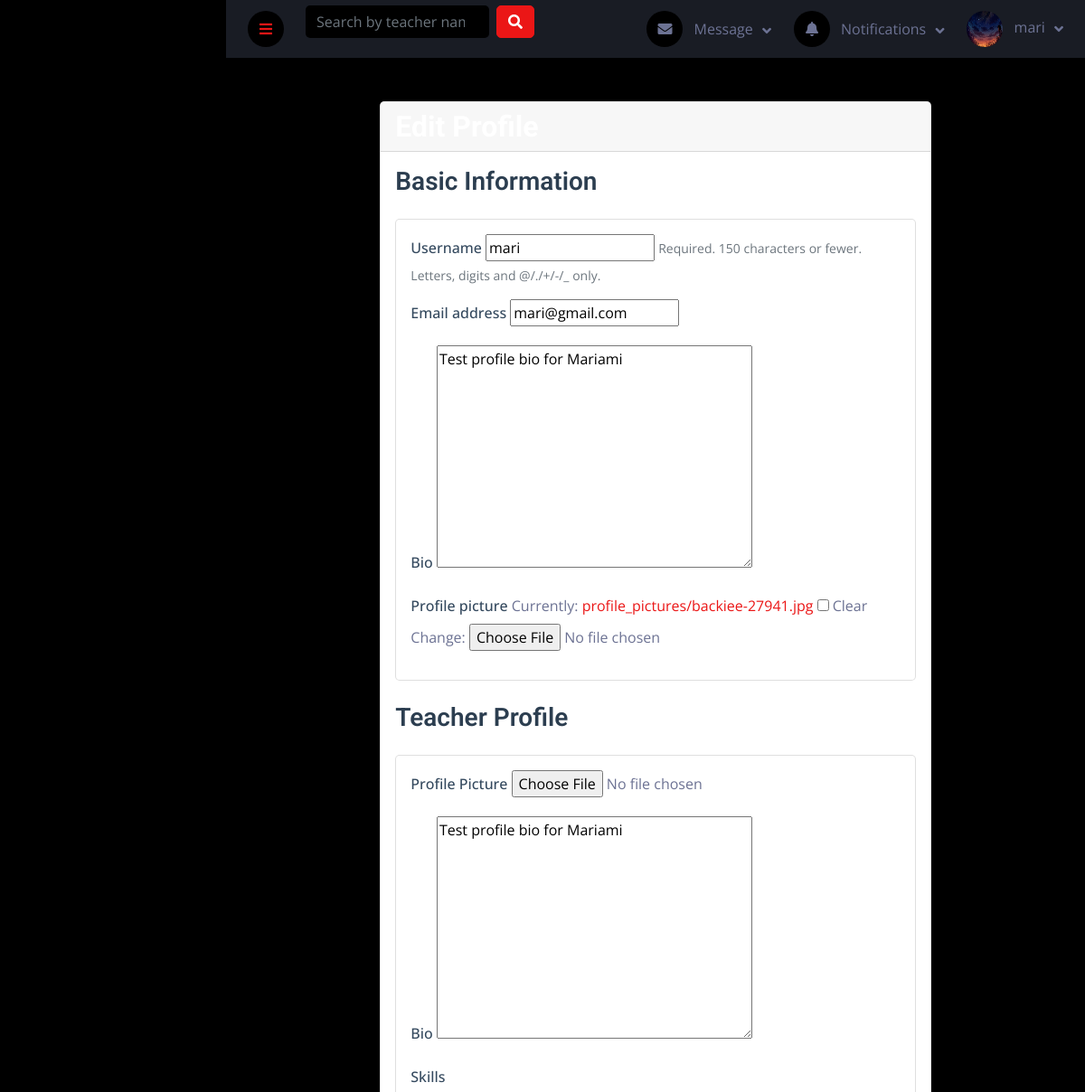
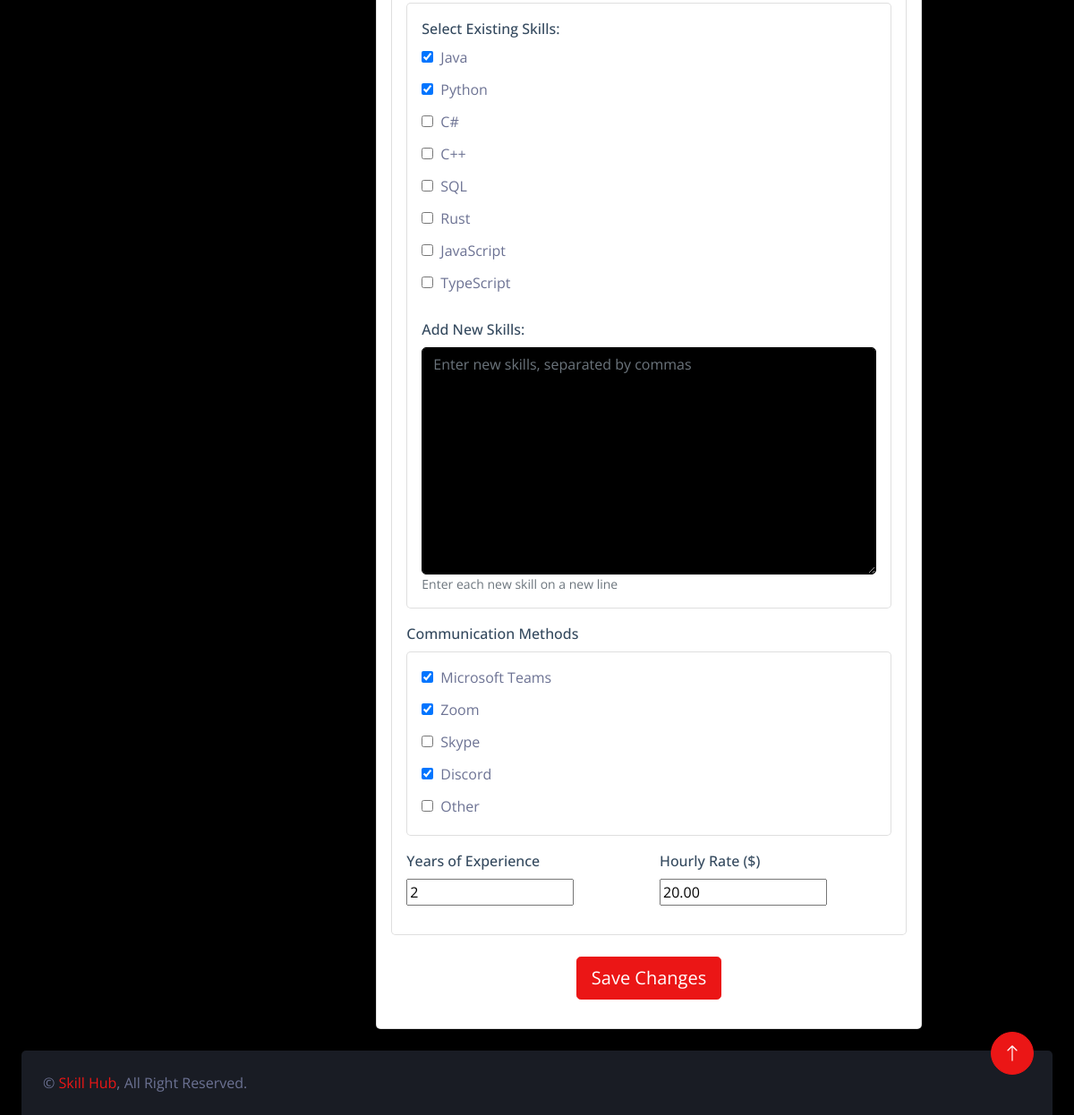
Screenshot of /teaching/profile-teacher/edit/ (signed in) with the database file from the repository (2 pictures, top to bottom).
### users/models.py (models this page shows, shortened)
class User(AbstractUser):
    ROLES = (
        ('student', 'Student'),
        ('teacher', 'Teacher'),
    )
    role = models.CharField(max_length=10, choices=ROLES)
    bio = models.TextField(blank=True, null=True)
    profile_picture = models.ImageField(upload_to='profile_pictures/', blank=True, null=True)
    date_joined = models.DateTimeField(auto_now_add=True)
    updated_at = models.DateTimeField(auto_now=True)
    class Meta:
        verbose_name = 'User'
        verbose_name_plural = 'Users'

### teaching/models.py (models this page shows, shortened)
class TeacherProfile(models.Model):
    user = models.OneToOneField(settings.AUTH_USER_MODEL, on_delete=models.CASCADE, related_name='teacher_profile')
    profile_picture = models.ImageField(upload_to='profile_pictures/', blank=True, null=True)
    bio = models.TextField(null=True, blank=True)
    skills = models.ManyToManyField(Skill, blank=True)
    hourly_rate = models.DecimalField(max_digits=6, decimal_places=2, default=0.0)
    communication_methods = models.JSONField(default=list, blank=True)
    experience_years = models.PositiveIntegerField(default=0)
    rating = models.FloatField(default=0, validators=[MinValueValidator(0), MaxValueValidator(5)])
    total_reviews = models.PositiveIntegerField(default=0)
    join_date = models.DateField(auto_now_add=True)

### teaching/views.py (the view)
# urls.py: path('profile-teacher/edit/', views.teacher_profile_edit, name='teacher_profile_edit'),
@login_required
def teacher_profile_edit(request):
    teacher_profile, created = TeacherProfile.objects.get_or_create(user=request.user)
    if request.method == 'POST':
        user_form = UserUpdateForm(request.POST, request.FILES, instance=request.user)
        profile_form = TeacherProfileForm(request.POST, request.FILES, instance=teacher_profile)
        if user_form.is_valid() and profile_form.is_valid():
            user_form.save()
            profile = profile_form.save(commit=False)
            new_skills_text = request.POST.get('new_skills', '')
            if new_skills_text:
                skill_names = [name.strip() for name in new_skills_text.split(',')]
                for skill_name in skill_names:
                    if skill_name:  # Only process non-empty skills
                        skill, _ = Skill.objects.get_or_create(name=skill_name)
                        profile.skills.add(skill)
            profile.save()
            profile_form.save_m2m()
            messages.success(request, 'Profile updated successfully!')
            return redirect('teacher_profile', teacher_id=teacher_profile.id)
    else:
        user_form = UserUpdateForm(instance=request.user)
        profile_form = TeacherProfileForm(instance=teacher_profile)
    return render(request, 'teaching/teacher_profile_edit.html', {
        'user_form': user_form,
        'profile_form': profile_form
    })

### users/forms.py
class UserUpdateForm(forms.ModelForm):
    class Meta:
        model = User
        fields = ('username', 'email', 'bio', 'profile_picture')

### teaching/forms.py (shortened to what this page needs)
class TeacherProfileForm(forms.ModelForm):
    new_skills = forms.CharField(
        required=False,
        widget=forms.Textarea(attrs={
            'class': 'form-control',
            'placeholder': 'Enter new skills, separated by commas'
        })
    )
    communication_methods = forms.MultipleChoiceField(
        choices=[
            ('teams', 'Microsoft Teams'),
            ('zoom', 'Zoom'),
            ('skype', 'Skype'),
            ('discord', 'Discord'),
            ('other', 'Other')
        ],
        widget=forms.CheckboxSelectMultiple(attrs={'class': 'communication-checkbox'}),
        required=False
    )
    skills = forms.ModelMultipleChoiceField(
        queryset=Skill.objects.all(),
        widget=forms.CheckboxSelectMultiple(attrs={'class': 'skills-checkbox'}),
        required=False
    )
    class Meta:
        model = TeacherProfile
        fields = ['profile_picture', 'bio', 'skills', 'experience_years', 'hourly_rate', 'communication_methods']

### bookings/context_processors.py (called while the page is built)
def unread_notifications(request):
    if request.user.is_authenticated:
        notifications = Notification.objects.filter(recipient=request.user, is_read=False)
        return {'notifications': notifications}
    return {'notifications': []}

### teaching/models.py (called while the page is built)
    def __str__(self):
        return self.name

### users/context_processors.py (called while the page is built)
def navbar_data(request):
    if request.user.is_authenticated:
        messages = Message.objects.filter(receiver=request.user).order_by('-timestamp')[:5]
        notifications = Notification.objects.filter(user=request.user).order_by('-timestamp')[:5]
        return {'messages': messages, 'notifications': notifications}
    return {}

### teaching/templates/teaching/teacher_profile_edit.html (shortened to what this page needs)
{% extends 'base.html' %}
{% load static %}
{% block content %}
<div class="container mt-5">
    <div class="row justify-content-center">
        <div class="col-md-8">
            <div class="card">
                <div class="card-header">
                    <h2 class="mb-0">Edit Profile</h2>
                </div>
                <div class="card-body">
                    <form method="post" enctype="multipart/form-data" class="needs-validation" novalidate>
                        <div class="mb-4">
                            <h3 class="card-title">Basic Information</h3>
                            <div class="card p-3">
                                {% for field in user_form %}
                                <div class="mb-3">
                                    <label for="{{ field.id_for_label }}" class="form-label">
                                        {{ field.label }}
                                    </label>
                                    {{ field }}
                                    {% if field.help_text %}
                                    <small class="form-text text-muted">{{ field.help_text }}</small>
                                    {% endif %}
                                </div>
                                {% endfor %}
                            </div>
                        </div>
                        <div class="mb-4">
                            <h3 class="card-title">Teacher Profile</h3>
                            <div class="card p-3">
                                <div class="mb-3">
                                    <label class="form-label">Profile Picture</label>
                                    {{ profile_form.profile_picture }}
                                </div>
                                <div class="mb-3">
                                    <label class="form-label">Bio</label>
                                    {{ profile_form.bio }}
                                </div>
                                <div class="mb-3">
                                    <label class="form-label">Skills</label>
                                    <div class="card p-3">
                                        <div class="mb-2">
                                            <label class="form-label">Select Existing Skills:</label>
                                            {{ profile_form.skills }}
                                        </div>
                                        <div class="mt-3">
                                            <label class="form-label">Add New Skills:</label>
                                            {{ profile_form.new_skills }}
                                            <small class="form-text text-muted">Enter each new skill on a new line</small>
                                        </div>
                                    </div>
                                </div>
                                <div class="mb-3">
                                    <label class="form-label">Communication Methods</label>
                                    <div class="card p-3">
                                        {{ profile_form.communication_methods }}
                                    </div>
                                </div>
                                <div class="row">
                                    <div class="col-md-6 mb-3">
                                        <label class="form-label">Years of Experience</label>
                                        {{ profile_form.experience_years }}
                                    </div>
                                    <div class="col-md-6 mb-3">
                                        <label class="form-label">Hourly Rate ($)</label>
                                        {{ profile_form.hourly_rate }}
                                    </div>
                                </div>
                            </div>
                        </div>
                        <div class="text-center">
                            <button type="submit" class="btn btn-primary btn-lg">Save Changes</button>
                        </div>
                    </form>
                </div>
            </div>
        </div>
    </div>
</div>
{% endblock %}

### templates/components/navbar.html (shortened to what this page needs)
<nav class="navbar navbar-expand bg-secondary navbar-dark sticky-top px-4 py-0">
    <a href="#" class="sidebar-toggler flex-shrink-0">
        <i class="fa fa-bars"></i>
    </a>
    <form class="d-none d-md-flex ms-4" action="{% url 'search_teachers' %}" method="get">
        <input
                class="form-control bg-dark border-0"
                type="search"
                name="q"
                placeholder="Search by teacher name or skill..."
                value="{{ request.GET.q|default:'' }}">
        <button class="btn btn-primary ms-2" type="submit">
            <i class="fa fa-search"></i>
        </button>
    </form>
    <div class="navbar-nav align-items-center ms-auto">
        <div class="nav-item dropdown">
            <a href="#" class="nav-link dropdown-toggle" data-bs-toggle="dropdown">
                <i class="fa fa-envelope me-lg-2"></i>
                <span class="d-none d-lg-inline-flex">Message</span>
            </a>
        </div>
        <div class="nav-item dropdown">
            <a href="#" class="nav-link dropdown-toggle" data-bs-toggle="dropdown">
                <i class="fa fa-bell me-lg-2"></i>
                <span class="d-none d-lg-inline-flex">Notifications</span>
            </a>
        </div>
        <div class="nav-item dropdown">
            <a href="#" class="nav-link dropdown-toggle" data-bs-toggle="dropdown">
                {% if user.profile_picture %}
                <img class="rounded-circle me-lg-2" src="{{ user.profile_picture.url }}" alt=""
                     style="width: 40px; height: 40px;">
                {% else %}
                <div class="rounded-circle me-lg-2 bg-light d-flex align-items-center justify-content-center"
                     style="width: 40px; height: 40px;">
                    <i class="fas fa-user"></i>
                </div>
                {% endif %}
                <span class="d-none d-lg-inline-flex">{{ request.user.username }}</span>
            </a>
        </div>
    </div>
</nav>

### static/css/style.css (style rules this page uses)
:root { --primary: #EB1616; --secondary: #191C24; --light: #6C7293; --dark: #000000; }
.btn { transition: .5s; }
.content .navbar .navbar-nav .nav-link { margin-left: 25px; padding: 12px 0; color: var(--light); outline: none; }
.content .navbar .sidebar-toggler, .content .navbar .navbar-nav .nav-link i { width: 40px; height: 40px; display: inline-flex; align-items: center; justify-content: center; background: var(--dark); border-radius: 40px; }
.content .navbar .dropdown-toggle::after { margin-left: 6px; vertical-align: middle; border: none; content: "\f107"; font-family: "Font Awesome 5 Free"; font-weight: 900; transition: .5s; }

### teaching/templates/teaching/teacher_profile_edit.html (style rules this page uses)
.skills-checkbox, .communication-checkbox { display: flex; flex-direction: column; gap: 0.5rem; }
.skills-checkbox label, .communication-checkbox label { display: flex; align-items: center; gap: 0.5rem; margin-bottom: 0.25rem; }
.card-title { color: #2c3e50; font-weight: 600; margin-bottom: 1.5rem; }
.form-label { font-weight: 500; color: #34495e; }

### rows the page displays
User: profile_picture (picture), user.username "mari", user_form "mari" "mari@gmail.com" "Test profile bio for Mariami"
TeacherProfile: bio "Test profile bio for Mariami", communication_methods "☑ ☑ ☐ ☑ ☐", experience_years "2", hourly_rate "20.00"

### other values shown
{{ field.label }} "Username" "Email address" "Bio" "Profile picture"
{{ field.help_text }} "Required. 150 characters or fewer. Letters, digits and @/./+/-/_ only."
